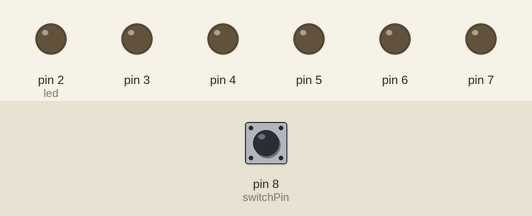
Simulated run of this sketch. Board: Arduino Uno, built with avr-gcc and run on an emulated ATmega328P. Shown: output pins drawn as LEDs (lit = HIGH). The test bench sets the inputs (shaded band); at power-on: pin 8 (switchPin) LOW. What the sketch prints to the serial monitor is not drawn.

Above: at 1.2 s.
1.3 s: pin 8 (switchPin) pulled LOW for 0.15 s
At 4.0 s:
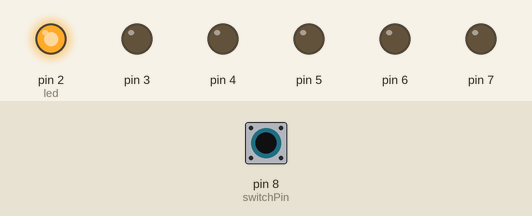
12.9 s: pin 8 (switchPin) pulled LOW for 1 s
At 19.3 s:
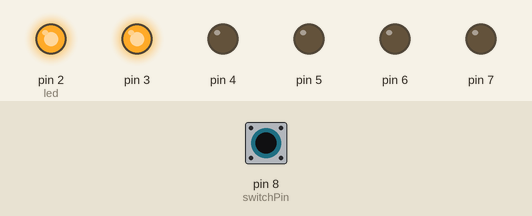
27.4 s: pin 8 (switchPin) pulled LOW for 3.2 s
At 37.3 s:
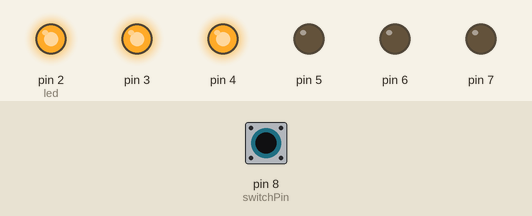
Timing chart, 0 to 44.1 s (numbered marks = the images above; inputs shaded):
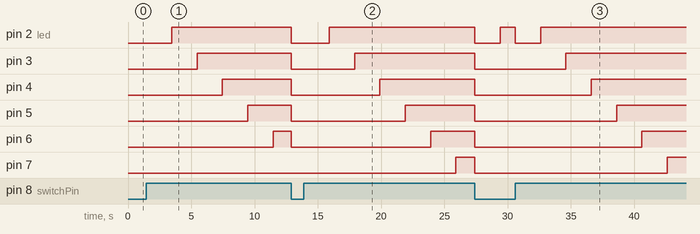

The sketch:

digital_hourglass.ino
```cpp
const int switchPin = 8;
unsigned long previousTime = 0;
int switchState = 0;
int prevSwitchState = 0;
int led = 2;
long interval = 2000; // wait 2 seconds


void setup() {
  for (int x = 2; x < 8; x++){
    pinMode(x, OUTPUT);
  }

  pinMode(switchPin, INPUT);
  Serial.begin(9600);

}

void loop() {
  unsigned long currentTime = millis();

  if (currentTime - previousTime > interval){
    previousTime = currentTime;

    digitalWrite(led, HIGH);
    led++;

    if (led == 7){

    }
  }

  switchState = digitalRead(switchPin);

  if (switchState != prevSwitchState){
    for (int x = 2; x < 8; x++){
      digitalWrite(x, LOW);
    }

    led = 2;
    previousTime = currentTime;
  }

  Serial.println(switchState);

  prevSwitchState = switchState;

}
```

Measured:
- after the input at 1.3 s, pin 2 (led): LOW → HIGH after 2.2 s instead of 0.70 s; pin 3: LOW → HIGH after 4.2 s instead of 2.7 s; pin 4: LOW → HIGH after 6.2 s instead of 4.7 s; pin 5: LOW → HIGH after 8.2 s instead of 6.7 s; pin 6: LOW → HIGH after 10.2 s instead of 8.7 s
- after the input at 12.9 s, pin 2 (led): HIGH → LOW at once, → HIGH 3.0 s later; pin 3: HIGH → LOW at once, → HIGH 5.0 s later; pin 4: HIGH → LOW at once, → HIGH 7.0 s later; pin 5: HIGH → LOW at once, → HIGH 9.0 s later; pin 6: HIGH → LOW at once, → HIGH 11.0 s later
- after the input at 27.4 s, pin 2 (led): alternates HIGH for 1.2 s and LOW for 2.0 s, 4 changes in all, then stays HIGH, starting at once; pin 3: HIGH → LOW at once, → HIGH 7.2 s later; pin 4: HIGH → LOW at once, → HIGH 9.2 s later; pin 5: HIGH → LOW at once, → HIGH 11.2 s later; pin 6: HIGH → LOW at once, → HIGH 13.2 s later
